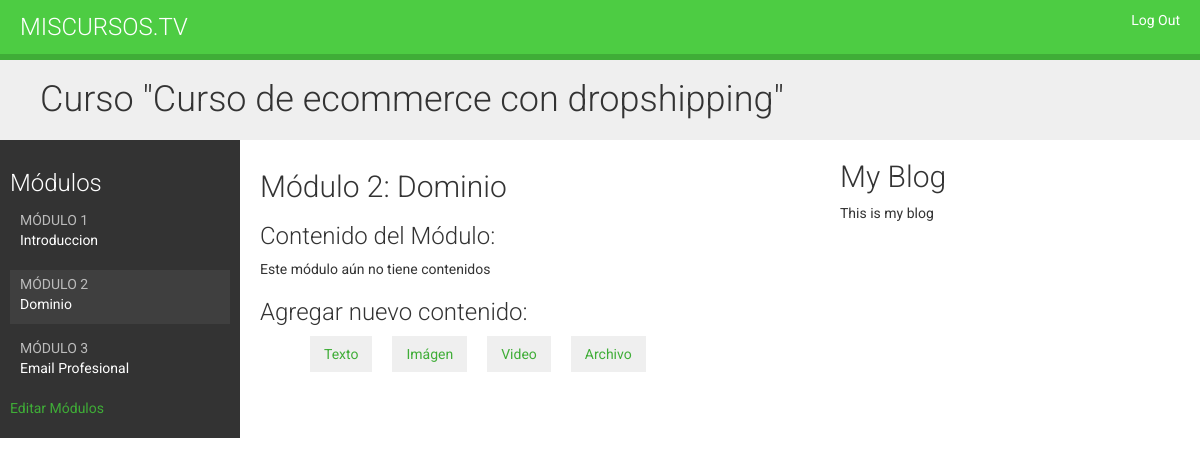
/course/module/5/ (signed in), run on the app's committed database.
### elearning/models.py (models this page shows, shortened)
class Course(models.Model):
    owner = models.ForeignKey(User, related_name='courses_created', on_delete=models.CASCADE)
    subject = models.ForeignKey(Subject, related_name='courses', on_delete=models.CASCADE)
    title = models.CharField(max_length=200)
    slug = models.CharField(max_length=200, unique=True)
    overview = models.TextField()
    created = models.DateTimeField(auto_now_add=True)
    class Meta:
        ordering = ['-created']

class Module(models.Model):
    course = models.ForeignKey(Course, related_name='modules', on_delete=models.CASCADE)
    title = models.CharField(max_length=200)
    description = models.TextField(blank=True)
    order = OrderField(blank=True, for_fields=['course'])
    class Meta:
        ordering = ['order']

### elearning/views.py (the view)
# urls.py: path('module/<int:module_id>/', views.ModuleContentListView.as_view(), name='module_content_list'),
class ModuleContentListView(TemplateResponseMixin, View):
    template_name = 'manage/module/content_list.html'
    def get(self, request, module_id):
        module = get_object_or_404(Module, id=module_id, course__owner=request.user)
        return self.render_to_response({'module': module})

### elearning/templates/manage/module/content_list.html (shortened to what this page needs)
{% extends 'base.html' %}
{% load static %}
{% load course %}
{% block css %}
<link rel="stylesheet" href="{% static 'css/base.css' %}">
<link rel="stylesheet" href="https://ajax.googleapis.com/ajax/libs/jqueryui/1.12.1/themes/smoothness/jquery-ui.css">
{% endblock %}
{% block content %}
    {% with course=module.course %}
        <h1>Curso "{{ course.title }}"</h1>
        <div class="contents">
            <h3>Módulos</h3>
            <ul id="modules">
                {% for m in course.modules.all %}
                    <li data-id="{{ m.id }}" {% if m == module %} class="selected" {% endif %}>
                        <a href="{% url 'module_content_list' m.id %}">
                            <span>Módulo <span class="order">{{ m.order|add:1 }}</span></span>
                            <br>
                            {{ m.title }}
                        </a>
                    </li>
                {% empty %}
                    <li>Aún no hay módulos</li>
                {% endfor %}
            </ul>
            <p><a href="{% url 'course_module_update' course.id %}">Editar Módulos</a></p>
        </div>
        <div class="module">
            <h2>Módulo {{ module.order|add:1 }}: {{ module.title }}</h2>
            <h3>Contenido del Módulo:</h3>
            <div id="module-contents">
                {% for content in module.contents.all %}
                <div data-id="{{ content.id }}">
                    {% with item=content.item %}
                    <p>{{ item }} ({{ item|model_name }})</p>
                    <a href="{% url 'module_content_update' module.id item|model_name item.id %}">Editar</a>
                    <form action="{% url 'module_content_delete' content.id %}>" method="post">
                        <input type="submit" value="Borrar">
                        {% csrf_token %}
                    </form>
                    {% endwith %}
                </div>
                {% empty %}
                    <p>Este módulo aún no tiene contenidos</p>
                {% endfor %}
            </div>
            <h3>Agregar nuevo contenido:</h3>
            <ul class="content-types">
                <li><a href="{% url 'module_content_create' module.id  'text' %}">Texto</a></li>
                <li><a href="{% url 'module_content_create' module.id  'image' %}">Imágen</a></li>
                <li><a href="{% url 'module_content_create' module.id  'video' %}">Video</a></li>
                <li><a href="{% url 'module_content_create' module.id  'file' %}">Archivo</a></li>
            </ul>
        </div>
    {% endwith %}
{% endblock %}

### static/css/base.css (style rules this page uses)
body { margin:0; font-family:'Roboto', sans-serif; font-weight:400; color:#333; }
a { color:#3fad37; text-decoration:none; }
ul { float:left; }
h1, h2, h3, h4, h5, h6 { font-family:'Roboto', sans-serif; font-weight:300; }
h1 { background:#efefef; width:100%; overflow:auto; padding:20px 0 20px 40px; margin:0; }
.module { padding:10px 20px; float:left; width:600px; }
.module h3 { margin:20px 0 0; padding:0; width:100%; }
.module p { margin:10px 0 20px; width:100%; float:left; }
.contents { width:20%; padding:10px; float:left; background:#333; color: #fff; font-family:'Roboto', sans-serif; }
.contents ul { list-style:none; margin:0; padding:0; width:100%; }
.contents ul li { margin:0 0 10px 0; padding:4px 10px 10px; overflow:auto; cursor:move; }
.contents ul li.selected { background:#3f3f3f; }
.contents ul span { text-transform:uppercase; color:#bbb; font-size:14px; }
.contents ul a { display:block; color:#fff; text-decoration:none; }
ul.content-types li { list-style:none; float:left; margin:10px; background:#efefef; padding:8px 14px; }

### data on the page
Course: title "Curso de ecommerce con dropshipping"
Module: order|add "1", title "Introduccion"
Module: order|add "2", title "Dominio"
Module: order|add "3", title "Email Profesional"
